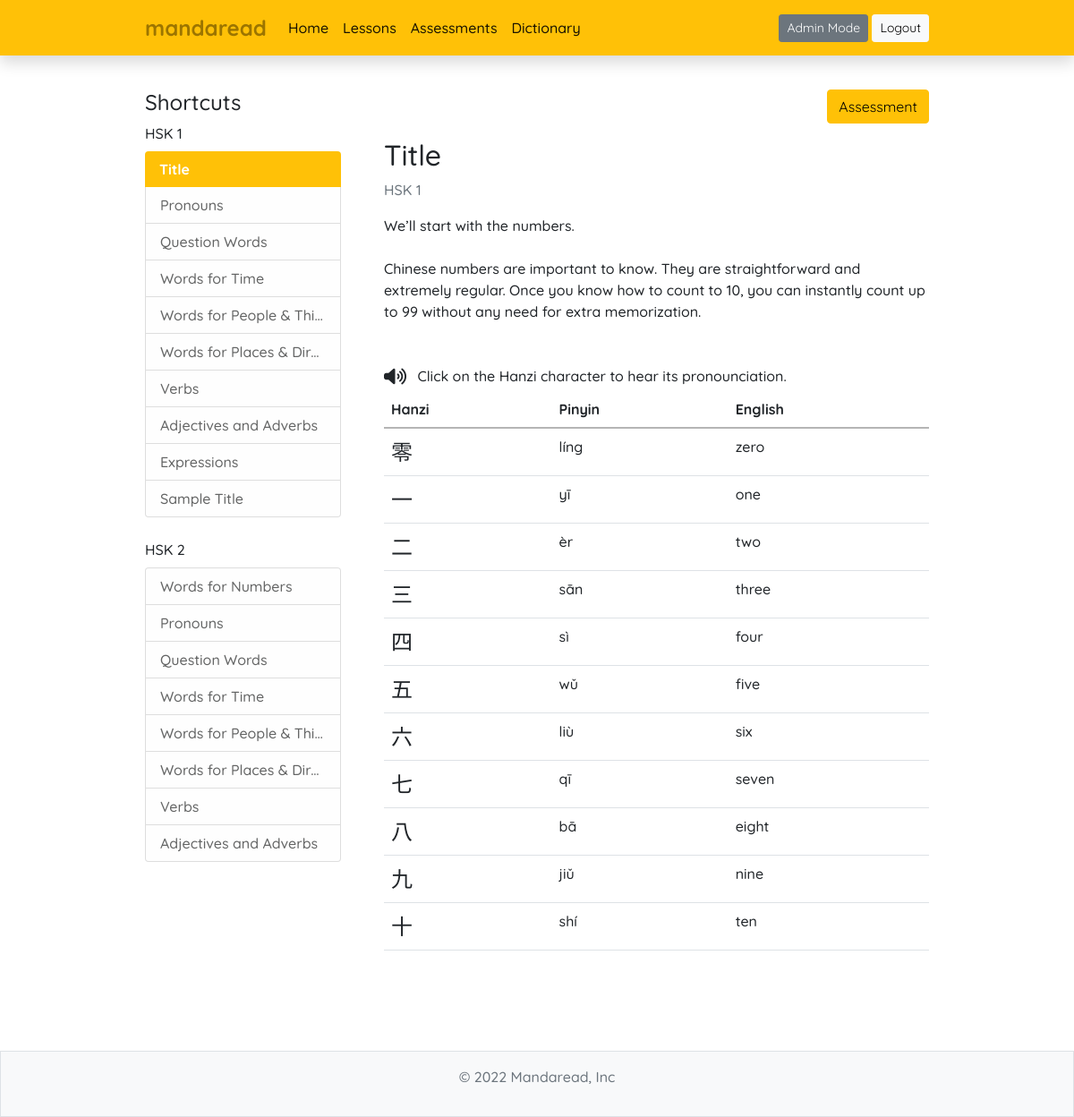
Page /lessons/1/ (signed in) on the committed database.
### lessonbank/models.py (models this page shows, shortened)
class LessonBank(models.Model):
    hsk = models.PositiveIntegerField(default=1, null=False, blank=False, validators=[MinValueValidator(1), MaxValueValidator(2)])
    title = models.CharField(max_length=255, null=False, blank=False)
    description = models.TextField(null=False, blank=False)
    read_by = models.ManyToManyField(User, blank=True)
    enable_table = models.BooleanField(default=True)

### dictionary/models.py (models this page shows, shortened)
class Dictionary(models.Model):
    HSK_LEVEL = (
        ('HSK-1', 'HSK-1'),
        ('HSK-2', 'HSK-2')
    )
    PART_OF_SPEECH = (
        ('noun', 'noun'),
        ('pronoun', 'pronoun'),
        ('verb', 'verb'),
        ('adjective', 'adjective'),
        ('adverb', 'adverb'),
        ('preposition', 'preposition'),
        ('conjunction', 'conjunction'),
        ('interjection', 'interjection')
    )
    from_lesson = models.ForeignKey(LessonBank, null=True, blank=True, on_delete=models.CASCADE)
    hanzi = models.CharField(max_length=50)
    pinyin = models.CharField(max_length=50)
    definition = models.CharField(max_length=255)
    part_of_speech = models.CharField(max_length=50, null=True, blank=True, choices=PART_OF_SPEECH)
    example = models.CharField(null=True, blank=True, max_length=250)
    translation = models.CharField(null=True, blank=True, max_length=250)

### lessonbank/views.py (the view)
# urls.py: path('<int:pk>/', views.LessonListDetailView.as_view(), name='mandaread-lesson'),
class LessonListDetailView(DetailView):
    model = LessonBank
    def get_context_data(self, **kwargs):
        context = super().get_context_data(**kwargs)
        user = get_object_or_404(User, username=self.request.user)
        pk = self.kwargs['pk']
        lesson_obj = LessonBank.objects.get(pk=pk)
        if not user in lesson_obj.read_by.all():
            lesson_obj.read_by.add(user)
            lessons_read = LessonBank.objects.filter(read_by=user).count()
            all_lessons = LessonBank.objects.all().count()
            percentage = round((lessons_read / all_lessons) * 100)
            achievement = AchievementLog()
            if percentage >= 25:
                if user.profile.lessons_25 != True:
                    user.profile.lessons_25 = True
                    achievement.achieved_by = user
                    achievement.date_time_achieved = datetime.datetime.now()
                    achievement.achievement = "Wheat of Prosperity"
                    achievement.save()
                    user.save()
            if percentage >= 50:
                if user.profile.lessons_50 != True:
                    user.profile.lessons_50 = True
                    achievement.achieved_by = user
                    achievement.date_time_achieved = datetime.datetime.now()
                    achievement.achievement = "Terracota Helmet"
                    achievement.save()
                    user.save()
            if percentage == 100:
                if user.profile.lessons_100 != True:
                    user.profile.lessons_100 = True
                    achievement.achieved_by = user
                    achievement.date_time_achieved = datetime.datetime.now()
                    achievement.achievement = "Golden Konghou"
                    achievement.save()
                    user.save()
        else:
            pass
        context['lesson_list_1'] = LessonBank.objects.filter(hsk=1)
        context['lesson_list_2'] = LessonBank.objects.filter(hsk=2)
        context['lesson_items'] = Dictionary.objects.filter(from_lesson=lesson_obj)
        user_log = UserLog()
        user_log.log_by = self.request.user.username
        user_log.action = "read lesson " + "\"HSK-" + str(lesson_obj.hsk) + ": " + lesson_obj.title + "\""
        user_log.date_time_logged = datetime.datetime.now()
        user_log.save()
        return context

### lessonbank/templates/lessonbank/lessonbank_detail.html
{% extends 'mandaread/base.html' %}
{% block content %}
<div class="container d-flex flex-column-reverse flex-lg-row col-12 col-lg-9 mb-5">
    <div class="me-lg-5 col-lg-3">
        <div class="content-section">
            <h4>Shortcuts</h4>
            <span>HSK 1</span>
            <ul class="list-group mt-2 mb-4">
                {% if lesson_list_1 %}
                    {% for lesson in lesson_list_1 %}
                        {% if lesson.id == object.id %}
                            <button class="list-group-item list-group-item-light bg-warning border-0 text-white fw-bold text-start">{{ lesson.title }}</button>
                        {% else %}
                            <a class="list-group-item list-group-item-light" href = "{% url 'mandaread-lesson' lesson.id %}">{{ lesson.title }}</a>
                        {% endif %}
                    {% endfor %}
                {% else %}
                    <span class="text-muted h6">Oops! no lessons here yet!</span>
                {% endif %}
            </ul>
            <span>HSK 2</span>
            <ul class="list-group mt-2 mb-4">
                {% if lesson_list_2 %}
                    {% for lesson in lesson_list_2 %}
                        {% if lesson.id == object.id %}
                            <button class="list-group-item list-group-item-light bg-warning border-0 text-white fw-bold text-start">{{ lesson.title }}</button>
                        {% else %}
                            <a class="list-group-item list-group-item-light" href="{% url 'mandaread-lesson' lesson.id %}">{{ lesson.title }}</a>
                        {% endif %}
                    {% endfor %}
                {% else %}
                    <span class = "text-muted h6">Oops! no lessons here yet!</span>
                {% endif %}
            </ul>
        </div>
    </div>
    <div class="d-flex flex-column mb-5 w-100">
        <div class="d-flex flex-column">
            <div class = "mb-3 align-self-end">
                <a href = "{% url 'mandaread-assessment' object.id %}" class="btn btn-warning">Assessment</a>
            </div>
            <h2 class = "me-3">{{ object.title }}</h2>
        </div>
        <p class="text-secondary">HSK {{ object.hsk }}</p>
        <p class="mb-5">{{ object.description|linebreaksbr }}</p>
        {% if object.enable_table == True %}
            <div class = "d-flex justify-content-between flex-column-reverse flex-md-row">
                <div class = "text-center">
                    <i class="fas fa-volume-up fa-lg me-2 mb-3"></i>
                    <span>Click on the Hanzi character to hear its pronounciation.</span>
                </div>
            </div>
            <table class="table table-hover">
                <thead>
                    <tr>
                        <th scope="col">Hanzi</th>
                        <th scope="col">Pinyin</th>
                        <th scope="col">English</th>
                    </tr>
                </thead>
                <tbody>
                    {% for item in lesson_items %}
                        <tr>
                            <td class = "hanzi" role = "button" data-toggle="tooltip" data-placement="left" title="Click me!">{{ item.hanzi }}</td>
                            <td>{{ item.pinyin }}</td>
                            <td >{{ item.definition }}</td>
                        </tr>
                    {% endfor %}
                </tbody>
            </table>
        {% endif %}
    </div>
</div>
{% endblock %}

### mandaread/static/mandaread/style.css (style rules this page uses)
body { font-family: 'Quicksand', sans-serif; padding-top: 100px; font-weight: 500; }
.list-group-item { overflow: hidden; text-overflow: ellipsis; white-space: nowrap; }
.hanzi { font-size: 1.5em; }
.table thead > tr > th { vertical-align: bottom; border-bottom: 2px solid hsl(0, 0%, 71%); }

### rows in the picture
LessonBank: title "Title", hsk "1", description "We’ll start with the numbers. Chinese numbers are important to know. They are straightforward and extremely regular. Once you know how to count to 10, you can instantly count up to 99 without any need for extra memorization."
LessonBank: title "Pronouns"
LessonBank: title "Question Words"
LessonBank: title "Words for Time"
LessonBank: title "Words for People & Thi…"
LessonBank: title "Words for Places & Dir…"
LessonBank: title "Verbs"
LessonBank: title "Adjectives and Adverbs"
LessonBank: title "Expressions"
LessonBank: title "Sample Title"
LessonBank: title "Words for Numbers"
LessonBank: title "Pronouns"
LessonBank: title "Question Words"
LessonBank: title "Words for Time"
LessonBank: title "Words for People & Thi…"
LessonBank: title "Words for Places & Dir…"
LessonBank: title "Verbs"
LessonBank: title "Adjectives and Adverbs"
Dictionary: hanzi "零", pinyin "líng", definition "zero"
Dictionary: hanzi "一", pinyin "yī", definition "one"
Dictionary: hanzi "二", pinyin "èr", definition "two"
Dictionary: hanzi "三", pinyin "sān", definition "three"
Dictionary: hanzi "四", pinyin "sì", definition "four"
Dictionary: hanzi "五", pinyin "wǔ", definition "five"
Dictionary: hanzi "六", pinyin "liù", definition "six"
Dictionary: hanzi "七", pinyin "qī", definition "seven"
Dictionary: hanzi "八", pinyin "bā", definition "eight"
Dictionary: hanzi "九", pinyin "jiǔ", definition "nine"
Dictionary: hanzi "十", pinyin "shí", definition "ten"
